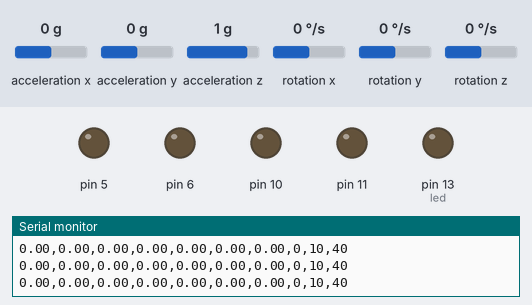
The sketch below on a simulated Arduino Uno, built with avr-gcc and run on an emulated ATmega328P. Shown: output pins drawn as LEDs (lit = HIGH), the last lines printed to the serial monitor. Wiring (inferred from the names in the program): MPU-6050 motion sensor at I2C address 0x68. The inputs (shaded band) are chosen by the test bench; at power-on: acceleration x 0 g, acceleration y 0 g, acceleration z 1 g, rotation x 0 °/s, rotation y 0 °/s, rotation z 0 °/s.

Above: at 7.2 s.
7.3 s: acceleration x set to -0.8 g
At 8.4 s:
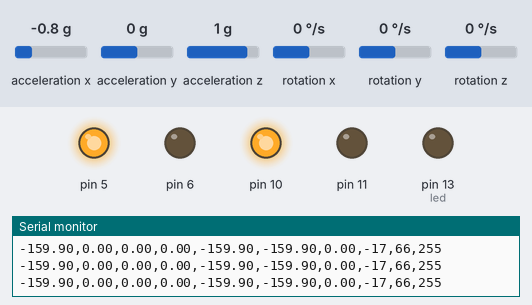
9.3 s: acceleration x set to 0 g
At 10.7 s:
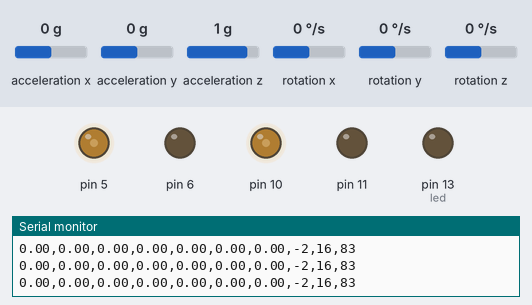
12.3 s: acceleration x set to -1.4 g
At 13.6 s:
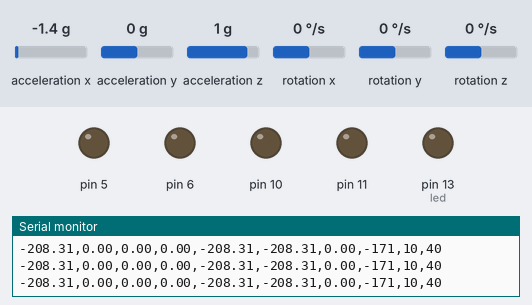
13.9 s: acceleration x set to 0.8 g
At 14.9 s:
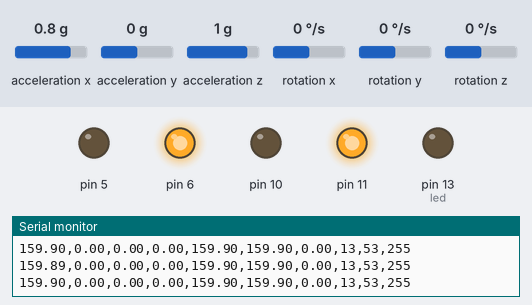
Timing chart, 0 to 16.9 s (numbered marks = the images above; inputs shaded):
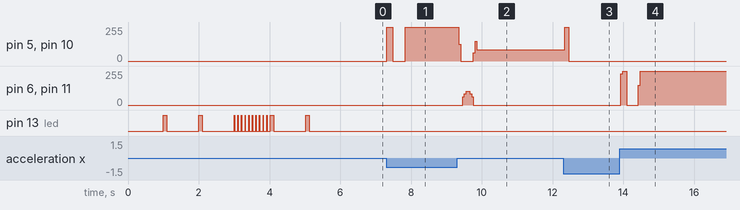

Measured:
- after the input at 7.3 s, pin 5, pin 10: 0/255 → 255/255 at once, → 0/255 0.17 s later, → 255/255 0.35 s later
- after the input at 9.3 s, pin 5, pin 10: 255/255 → 0/255 after 0.05 s, → 83/255 0.41 s later; pin 6, pin 11: 0/255 → 104/255 after 0.16 s, → 0/255 0.20 s later
- after the input at 12.3 s, pin 5, pin 10: 83/255 → 255/255 at once, → 0/255 0.11 s later
- after the input at 13.9 s, pin 6, pin 11: 0/255 → 255/255 at once, → 0/255 0.17 s later, → 255/255 0.33 s later

The sketch:

GyroBalanceLinearRegression_AcX_GyX.ino
```cpp
// MPU-6050 Short Example Sketch
// By Arduino User JohnChi
// August 17, 2014
// Public Domain
#include<Wire.h>
#include "linear_regression.h"
int led = 13;
const int MPU_addr=0x68;  // I2C address of the MPU-6050
int16_t AcX,AcY,AcZ,Tmp,GyX,GyY,GyZ;
float angX,angY,angZ;

int STD_LOOP_TIME = 19;
int lastLoopTime = STD_LOOP_TIME;
int lastLoopUsefulTime = STD_LOOP_TIME;
unsigned long loopStartTime = 0;

float center;
float gcenter;

//********************Change the tuning parameters here**********************
//Setpoint.  Find where the robot is balanced.
//double Setpoint=-5;
//Point where it switches from conservative to agressive
int gapDist=180;
//Aggressive
//double aggK=0.5, aggKp=1.0, aggKi=.8, aggKd=.5;
double aggK=1.5, aggKp=.5, aggKi=.5, aggKd=.5;
//double aggK=0.5, aggKp=5, aggKi=.5, aggKd=4;
//Conservative
//double consK=0.2, consKp=.5, consKi=.2, consKd=.2;
double consK=.5, consKp=.2, consKi=.2, consKd=.3;
//***************************************************************************


#define SAMPLES  10

float sample_array[SAMPLES];
float avg_array[SAMPLES];
float lra_array[SAMPLES];
float lrg_array[SAMPLES];
int tlr_array[SAMPLES];
int avg_mod = 0;
int lr_mod = 0;

linear_regression lrx(SAMPLES), lrg(SAMPLES);

void setup(){
  pinMode(led, OUTPUT);
  pinMode(11, OUTPUT);
  pinMode(10, OUTPUT);
  pinMode(6, OUTPUT);
  pinMode(5, OUTPUT);
  Wire.begin();

  Wire.beginTransmission(MPU_addr);
  Wire.write(0x6B);  // PWR_MGMT_1 register
  Wire.write(0);     // set to zero (wakes up the MPU-6050)
  Wire.endTransmission(true);

  Wire.beginTransmission(MPU_addr);
  Wire.write(0x1B);
  Wire.write(24);
  Wire.endTransmission(true);

  Wire.beginTransmission(MPU_addr);
  Wire.write(0x1C);
  Wire.write(24);
  Wire.endTransmission(true);

  Serial.begin(9600);

  delay(1000);

  // Blink 2 time for three seconds
  for( int i = 0; i < 2; i++ )
  {
      digitalWrite( led, HIGH );
      delay(100);
      digitalWrite( led, LOW );
      delay(900);
  }

  // Blink while sampling
  for( int i = 0; i < SAMPLES; i++ )
  {
      digitalWrite( led, HIGH );
      readChip();
      delay(10);
      digitalWrite( led, LOW );
      delay(90);

      int t = millis();
      lrx.log_entry( t, angX );
      lrg.log_entry( t, GyX );
  }

  center = 0;
  for( int i = 0; i < SAMPLES; i++ )
  {
      center += avg_array[i];
  }
  center /= SAMPLES;

  gcenter = 0;
  for( int i = 0; i < SAMPLES; i++ )
  {
      gcenter += lrg_array[i];
  }
  gcenter /= SAMPLES;

  // Blink 2 time for three seconds
  for( int i = 0; i < 2; i++ )
  {
      digitalWrite( led, HIGH );
      delay(100);
      digitalWrite( led, LOW );
      delay(900);
  }


  Serial.println("lraccx,lrgyrx,center,gcenter,angX,avgx,stdx,drive,wait,c_torque");

}


void loop(){
  int t = millis();
  readChip();

  //digitalWrite(led, HIGH);   // turn the LED on (HIGH is the voltage level)
  //delay(30);               // wait for a second
  //digitalWrite(led, LOW);    // turn the LED off by making the voltage LOW

  // Averaging
  avg_array[avg_mod%SAMPLES] = angX;
  avg_mod++;
  float avgx = 0;
  float stdx = 0;

  // -------
  // average
  // -------
  for( int i = 0; i < SAMPLES; i++ )
  {
     avgx += avg_array[i];
  }
  avgx /= SAMPLES;

  // ------------------
  // standard deviation
  // ------------------
  for( int i = 0; i < SAMPLES; i++ )
  {
     stdx += ((avg_array[i] - avgx)*(avg_array[i] - avgx));
  }
  stdx = sqrt(stdx / (SAMPLES-1));

  /*
  (8*(C10)-(A10)*(B10))/((8)*(D10)-((A10)^2))
  (B10-(E11*(A10)))/8

  m = (SAMPLES*(lrxys)-(ts)*(lrys))/((SAMPLES)*(lrxxs)-((ts*ts))
  b = (lrys-(m*(ts)))/SAMPLES
  */

  // ---------------------
  // AcX Linear Regression
  // ---------------------
  tlr_array[lr_mod%SAMPLES] = t;
  lra_array[lr_mod%SAMPLES] = angX;
  lrg_array[lr_mod%SAMPLES] = GyX;
  lr_mod++;

  lrx.log_entry( t, angX );
  lrg.log_entry( t, GyX );

  float lraccx = lrx.calc();

  float lrgyrx = lrg.calc();

  //lraccx = kalmanCalculate(angX, (GyX/lastLoopUsefulTime), lastLoopTime);

#if 1
  int drive;

  double gap = abs(center-lraccx); //distance away from setpoint
  if(gap<gapDist)
    //we're close to setpoint, use conservative tuning parameters
    drive = updatePid(center, lraccx, consK, consKp, consKi, consKd);
  else
    //we're far from setpoint, use aggressive tuning parameters
    drive = updatePid(center, lraccx, aggK, aggKp, aggKi, aggKd);

  if(lraccx>(center-170) && lraccx<(center+170))     DriveMotors(drive);
  else                                                     DriveMotors(0);     // stop motors if situation is hopeless


  /*
  Serial.print("lraccx = ");
  Serial.print(lraccx);
  Serial.print(" \t| lrgyrx = ");
  Serial.print(lrgyrx);
  Serial.print(" \t| center = ");
  Serial.print(center);
  Serial.print(" \t| angX = ");
  Serial.print(angX);
  Serial.print(" \t| avgx = ");
  Serial.print(avgx);
  Serial.print(" \t| stdx = ");
  Serial.print(stdx);
  Serial.print(" \t| drive = ");
  Serial.print(drive);
  */

  Serial.print(lraccx);
  Serial.print(",");
  Serial.print(lrgyrx);
  Serial.print(",");
  Serial.print(center);
  Serial.print(",");
  Serial.print(gcenter);
  Serial.print(",");
  Serial.print(angX);
  Serial.print(",");
  Serial.print(avgx);
  Serial.print(",");
  Serial.print(stdx);
  Serial.print(",");
  Serial.print(drive);

#endif

  //serialOutCSV();

  lastLoopUsefulTime = millis()-loopStartTime;
  if(lastLoopUsefulTime<STD_LOOP_TIME)         delay(STD_LOOP_TIME-lastLoopUsefulTime);
  lastLoopTime = millis() - loopStartTime;
  loopStartTime = millis();

}

float getFloat( int val )
{
  return val;
}

void readChip()
{
  Wire.beginTransmission(MPU_addr);
  Wire.write(0x3B);  // starting with register 0x3B (ACCEL_XOUT_H)
  Wire.endTransmission(false);
  Wire.requestFrom(MPU_addr,14,true);  // request a total of 14 registers
  AcX=Wire.read()<<8|Wire.read();  // 0x3B (ACCEL_XOUT_H) & 0x3C (ACCEL_XOUT_L)
  AcY=Wire.read()<<8|Wire.read();  // 0x3D (ACCEL_YOUT_H) & 0x3E (ACCEL_YOUT_L)
  AcZ=Wire.read()<<8|Wire.read();  // 0x3F (ACCEL_ZOUT_H) & 0x40 (ACCEL_ZOUT_L)
  Tmp=Wire.read()<<8|Wire.read();  // 0x41 (TEMP_OUT_H) & 0x42 (TEMP_OUT_L)
  GyX=Wire.read()<<8|Wire.read();  // 0x43 (GYRO_XOUT_H) & 0x44 (GYRO_XOUT_L)
  GyY=Wire.read()<<8|Wire.read();  // 0x45 (GYRO_YOUT_H) & 0x46 (GYRO_YOUT_L)
  GyZ=Wire.read()<<8|Wire.read();  // 0x47 (GYRO_ZOUT_H) & 0x48 (GYRO_ZOUT_L)
  angX = ((float)(AcX) / ((float)sqrt( (long)((long)AcX*(long)AcX)+(long)((long)AcZ*(long)AcZ) ) ) ) * 256;
  //AcX = angX;
}


void DriveMotors( int torque )
{
  //int c_torque = constrain( abs(torque)*2, 80, 255 );
  int c_torque = constrain(map( abs(torque), 0, 10, 40, 255 ), 0, 255 );
  int wait = map(abs(torque), 0, 15, 10, 60 );

  Serial.print( "," );
  Serial.print( wait );
  Serial.print( "," );
  Serial.println( c_torque );

  if( torque > 0 )
  {
     analogWrite( 10, 0 );
     analogWrite( 11, c_torque );

     analogWrite( 5, 0 );
     analogWrite( 6, c_torque );
  }
  else if( torque < 0 )
  {
     analogWrite( 11, 0 );
     analogWrite( 10, c_torque );

     analogWrite( 6, 0 );
     analogWrite( 5, c_torque );
  }
  else
  {
     analogWrite( 11, 0 );
     analogWrite( 10, 0 );

     analogWrite( 6, 0 );
     analogWrite( 5, 0 );
  }

  /*
  delay( wait );
  {
     analogWrite( 11, 0 );
     analogWrite( 10, 0 );

     analogWrite( 6, 0 );
     analogWrite( 5, 0 );
  }
  */
}


void serialOut()
{
  Serial.print("AcX = "); Serial.print( getFloat(AcX));
  //Serial.print(" | AcY = "); Serial.print(getFloat(AcY));
  //Serial.print(" | AcZ = "); Serial.print(getFloat(AcZ));
  //Serial.print(" | Tmp = "); Serial.print(Tmp/340.00+36.53);  //equation for temperature in degrees C from datasheet
  Serial.print(" | GyX = "); Serial.print(getFloat(GyX));
  //Serial.print(" | GyY = "); Serial.println(getFloat(GyY));
  //Serial.print(" | GyZ = "); Serial.println(getFloat(GyZ));
}

void serialOutCSV()
{
  Serial.print( millis() );
  Serial.print(","); Serial.print( getFloat(AcX));
  //Serial.print(","); Serial.print(getFloat(AcY));
  //Serial.print(" | AcZ = "); Serial.print(getFloat(AcZ));
  //Serial.print(" | Tmp = "); Serial.print(Tmp/340.00+36.53);  //equation for temperature in degrees C from datasheet
  Serial.print(","); Serial.print(getFloat(GyX));
  //Serial.print(","); Serial.println(getFloat(GyY));
  //Serial.print(" | GyZ = "); Serial.println(getFloat(GyZ));
}


float Q_angle  =  .001; //0.001
float Q_gyro   =  .003;  //0.003
float R_angle  =  .003;  //0.03

float x_angle = 0;
float x_bias = 0;
float P_00 = 0, P_01 = 0, P_10 = 0, P_11 = 0;
float dt, y, S;
float K_0, K_1;

float kalmanCalculate(float newAngle, float newRate,int looptime) {
  dt = float(looptime)/1000.0;                                    // XXXXXXX arevoir
  x_angle += dt * (newRate - x_bias);
  P_00 +=  - dt * (P_10 + P_01) + Q_angle * dt;
  P_01 +=  - dt * P_11;
  P_10 +=  - dt * P_11;
  P_11 +=  + Q_gyro * dt;

  y = newAngle - x_angle;
  S = P_00 + R_angle;
  K_0 = P_00 / S;
  K_1 = P_10 / S;

  x_angle +=  K_0 * y;
  x_bias  +=  K_1 * y;
  P_00 -= K_0 * P_00;
  P_01 -= K_0 * P_01;
  P_10 -= K_1 * P_00;
  P_11 -= K_1 * P_01;

  return x_angle;
}


// KasBot V1  -  PID module

#define   GUARD_GAIN   20.0

  //double aggK=0.5, aggKp=5, aggKi=.3, aggKd=2;

float last_error = 0;
float integrated_error = 0;
float pTerm = 0, iTerm = 0, dTerm = 0;

int updatePid(float targetPosition, float currentPosition, float K, float Kp, float Ki, float Kd)
{
  float error = targetPosition - currentPosition;
  pTerm = Kp * error;
  integrated_error += error;
  iTerm = Ki * constrain(integrated_error, -GUARD_GAIN, GUARD_GAIN);
  dTerm = Kd * (error - last_error);
  last_error = error;
  return -constrain(K*(pTerm + iTerm + dTerm), -255, 255);
}
```

linear_regression.h
```cpp
class linear_regression
{
	double *_tss;   // timestamp or 'x'
	double *_lreg;  // data samples or 'y'

	long _counter;
	long _samples;

	double _m;
	double _b;

	public:

	linear_regression( int samples )
		: _samples(samples), _counter(0), _lreg(NULL), _tss(NULL)
	{
		_tss  = new double[_samples];
		_lreg = new double[_samples];
	}

	void log_entry( double x, double y )
	{
		_lreg[_counter%_samples] = y;
		_tss[_counter%_samples]  = x;
		_counter++;
	}

	double calc()
	{
		double lxy = 0.0;
		double lxx = 0.0;
		double lxs = 0.0;
		double lys = 0.0;

		int len = _counter < _samples ? _counter : _samples;

		for( int i = 0; i < len; i++ )
		{
			lxy += _lreg[i]*_tss[i];
			lxx += _tss[i]*_tss[i];
			lxs += _tss[i];
			lys += _lreg[i];
		}

		if( (((double)len*lxx)-(lxs*lxs)) == 0.0 )
			return _lreg[(_counter-1)%_samples];

		_m = (((double)len*lxy)-(lxs*lys))/(((double)len*lxx)-(lxs*lxs));
		_b = (lys-(_m*lxs))/len;

		return _m*(_tss[(_counter-1)%_samples])+_b;
	}

	double slope()
	{
		long cntr = (_counter-1);
		long cnt_min = ((cntr+1) - _samples) < 0 ? 0 : (cntr+1 - _samples);
		long cnt_max = cntr;
		cnt_min %= _samples;
		cnt_max %= _samples;
		double x1 = _tss[cnt_min];
		double x2 = _tss[cnt_max];
		double y1 = _m*(_tss[(cnt_min)])+_b;
		double y2 = _m*(_tss[(cnt_max)])+_b;

		if( (x2-x1) == 0.0 )
			return 0.0;

		double slp = (y2-y1) / (x2-x1);
		return slp;
	}

	~linear_regression()
	{
		delete [] _tss;
		delete [] _lreg;
	}

};
```
